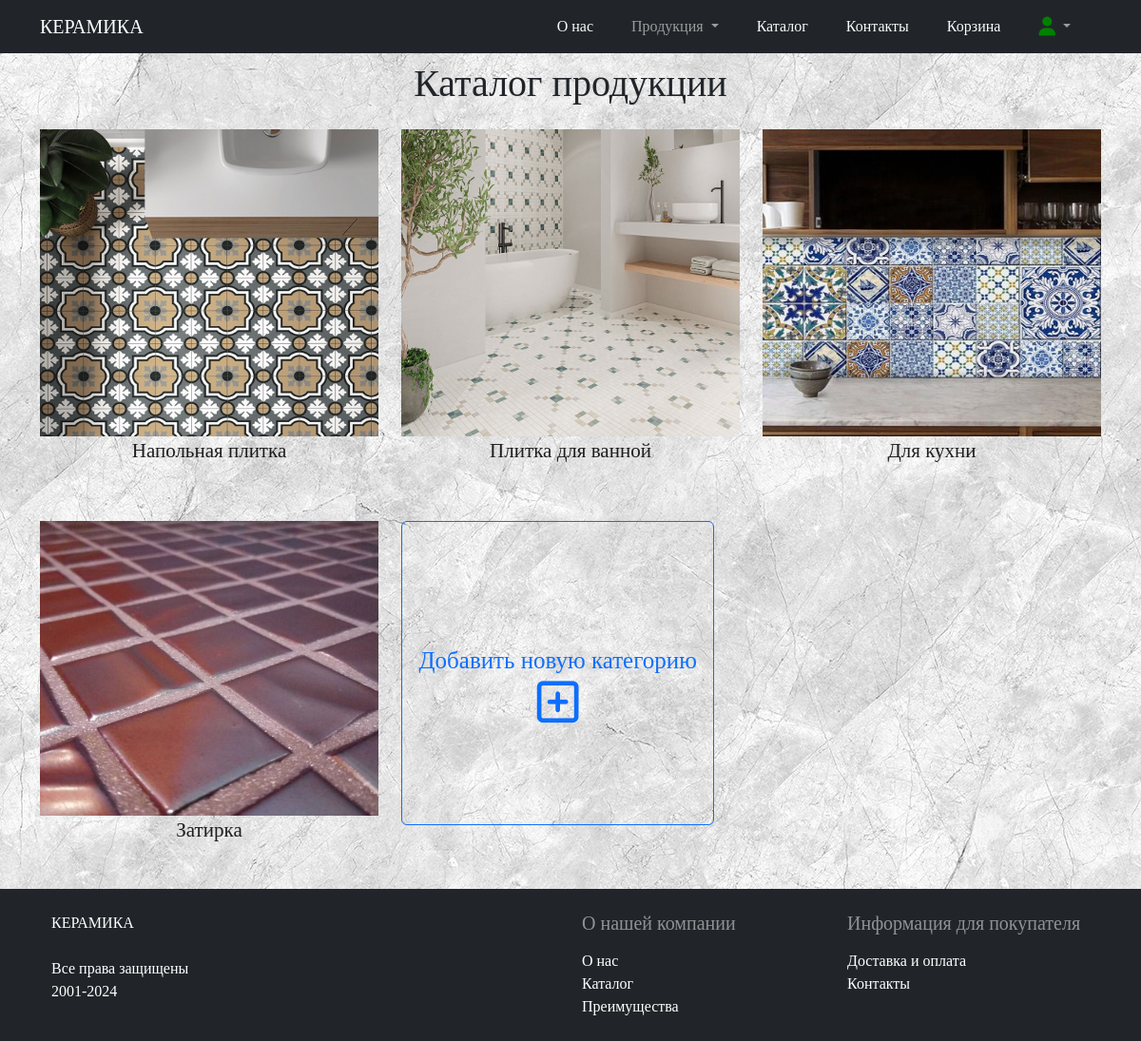
The app's page /catalog.php (signed in) with its own data.
### tables this page shows
CREATE TABLE `categories` (
  `ID` int(11) NOT NULL,
  `категория` varchar(25) NOT NULL,
  `фото` varchar(255) NOT NULL
);

### catalog.php (the view, shortened to what this page needs)
<!DOCTYPE html>
<html lang="en">
<head>
    <link href="https://cdn.jsdelivr.net/npm/bootstrap@5.3.1/dist/css/bootstrap.min.css" rel="stylesheet"
>
   <link rel="stylesheet" href="style.css">
   <link rel="stylesheet" href="https://cdnjs.cloudflare.com/ajax/libs/font-awesome/6.5.1/css/all.min.css">
</head>
<body>
<?include "header.php"?>
<div class="container text-center contan">
    <div class="mt-2 mb-3"><h1>Каталог продукции</h1></div>
<div class="row">
<?php
        $db = dbconn();
            $query = $db->query("SELECT * FROM `categories`");
            while($row=$query->fetch_assoc())
            {
            ?>
            <div class="col-4 gy-2">
            <a href="products.php?id=<?=$row['ID']?>" class="text_cat">
            <img src="<?=$row['фото']?>" alt="" class="jpgr">
            <br>
                <?=$row['категория']?>
            </a>
            </div>
            <?
            }
include 'plus_cat.php';
?>
</div>
</div>
<?include "footer.php"?>
</body>
</html>

### style.css (style rules this page uses)
body { background: url('/фото/фон2.jpg') ; font-family: Georgia, 'Times New Roman', Times, serif; }
.jpgr { width: 100%; height: 80%; }
.text_cat { font-family: "Times New Roman", Times, serif; font-size: 21px; letter-spacing: 0px; word-spacing: 0px; color: #000000de; font-weight: normal; text-decoration: none; font-style: normal; font-variant: normal; text-transform: none; }
.contan { min-height: calc(100vh - 200px); }

### records on screen
categories: фото (picture), категория "Напольная плитка"
categories: фото (picture), категория "Плитка для ванной"
categories: фото (picture), категория "Для кухни"
categories: фото (picture), категория "Затирка"
